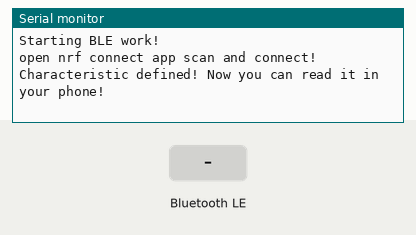
Simulated run of this sketch. Board: ESP32. On the bench: the last lines printed to the serial monitor. Inputs (shaded band) come from the test bench. Nothing arrives over Bluetooth unless stated; a phone connects over Bluetooth LE 3 s after start.

Above: at 1.2 s.
1.3 s: Bluetooth LE write "1" received
At 1.8 s:
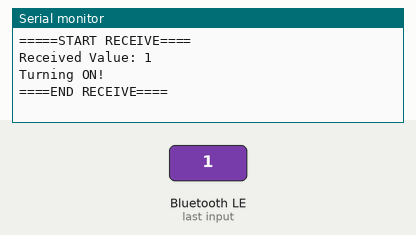
2.8 s: Bluetooth LE write "0" received
At 4.0 s:
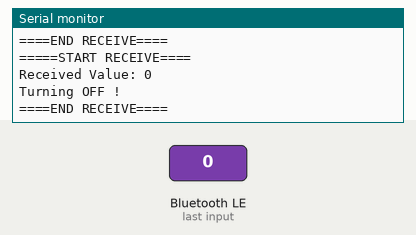
4.3 s: Bluetooth LE write "2" received
At 5.3 s:
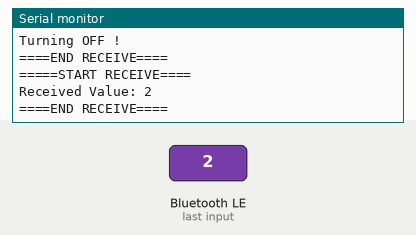

The sketch:

esp32_phonetoledonoff.ino
```cpp
/*
   This is Esp32 BLE Receive data from phone.
   run this code then open serial monitor
   press en button on esp32 open nrf connect app scan and connect.
*/
//Libraries we needed for BLE
#include <BLEDevice.h>
#include <BLEUtils.h>
#include <BLEServer.h>
#include <BLE2902.h>

#define LED_BUILTIN 2

//BLE charcterstics
BLECharacteristic *pCharacteristic;
bool deviceConnected = false;
int txValue = 0;

//Defining the services and charcterstics

#define SERVICE_UUID        "6E400001-B5A3-F393-E0A9-E50E24DCCA9E" //UART service UUID
#define CHARACTERISTIC_UUID_TX "6E400003-B5A3-F393-E0A9-E50E24DCCA9E"
#define CHARACTERISTIC_UUID_RX "6E400002-B5A3-F393-E0A9-E50E24DCCA9E"
class MyServerCallbacks: public BLEServerCallbacks
{
    void onConnect(BLEServer* pServer)
    {
       deviceConnected = true;
    };
    void onDisconnect(BLEServer* pServer)
    {
       deviceConnected = false;
    }
};
class MyCallbacks: public BLECharacteristicCallbacks
{
  void onWrite(BLECharacteristic *pCharacteristic)
  {
    std::string rxValue = pCharacteristic->getValue();
    if(rxValue.length()> 0)
    {
        Serial.println("=====START RECEIVE====");
        Serial.print("Received Value: ");

        for(int i =0;i<rxValue.length();i++)
          {
            Serial.print(rxValue[i]);
          }
        Serial.println();
        //Do stuff based on command received from app
        if(rxValue.find("1") != -1)
        {
           Serial.println("Turning ON!");
           digitalWrite(LED_BUILTIN,HIGH);
        }
        else if(rxValue.find("0") != -1)
        {
          Serial.println("Turning OFF !");
          digitalWrite(LED_BUILTIN,LOW);
        }

      Serial.println();
      Serial.println("====END RECEIVE====");

    }
  }
};
void setup(void)
{
  Serial.begin(9600);
//  pinMode(LED_BUILTIN, OUTPUT); //gives error
  Serial.println("Starting BLE work!");

  //Create the BLE device
  BLEDevice::init("Rahul ESP32(BLE)");//Bluetooth Name

  //used  for create BLE server
  BLEServer *pServer = BLEDevice::createServer();
  pServer->setCallbacks(new MyServerCallbacks());

  //Create BLE Service
  BLEService *pService = pServer->createService(SERVICE_UUID);

  //Create BLE Characteristic
  pCharacteristic = pService->createCharacteristic(
                                         CHARACTERISTIC_UUID_TX,
                                        // BLECharacteristic::PROPERTY_READ
                                         BLECharacteristic::PROPERTY_NOTIFY
                                       );

//BLE needed to notify
  pCharacteristic->addDescriptor(new BLE2902());

  //Characteristic for the receiving end
  BLECharacteristic *pCharacteristic = pService->createCharacteristic(
    CHARACTERISTIC_UUID_RX,
    BLECharacteristic::PROPERTY_WRITE
    );

  pCharacteristic->setCallbacks(new MyCallbacks());
  //start the service ;
  pService->start();

  // BLEAdvertising *pAdvertising = pServer->getAdvertising();  // this still is working for backward compatibility
  BLEAdvertising *pAdvertising = BLEDevice::getAdvertising();
  pAdvertising->addServiceUUID(SERVICE_UUID);
  pAdvertising->setScanResponse(true);
  pAdvertising->setMinPreferred(0x06);  // functions that help with iPhone connections issue
  pAdvertising->setMinPreferred(0x12);
  BLEDevice::startAdvertising();
  Serial.println("open nrf connect app scan and connect!");
  Serial.println("Characteristic defined! Now you can read it in your phone!");

}


void loop() {
  // put your main code here, to run repeatedly:
  delay(1000);
}
```

Measured:
- after the input at 1.3 s, the serial monitor: prints a new line at once (image 1)
- after the input at 2.8 s, the serial monitor: prints a new line at once (image 2)
- after the input at 4.3 s, the serial monitor: prints a new line at once (image 3)
